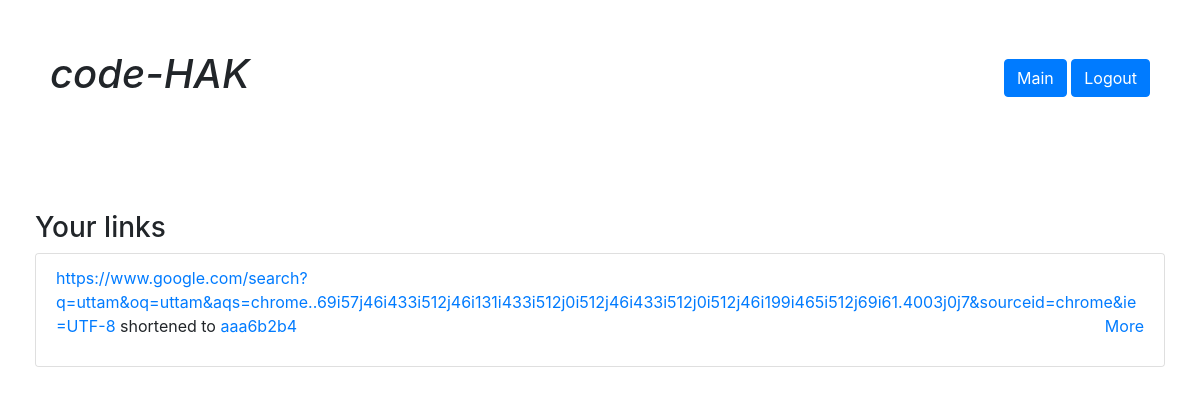
The app's page /links/ (signed in) with its own data.
### engine/models.py (models this page shows, shortened)
class Url(models.Model):
    user = models.ForeignKey('auth.User', on_delete=models.CASCADE, null=True)
    original_url = models.CharField(max_length=1024)
    short_url = models.CharField(max_length=12)

### engine/views.py (the view)
# urls.py: path('links/', UserLinksView.as_view(), name='user_links_list'),
class UserLinksView(LoginRequiredMixin, ListView):
    model = Url
    context_object_name = 'urls'
    template_name = 'user_links_list.html'
    def get_queryset(self):
        return self.model.objects.filter(user=self.request.user).order_by('-pk')  #fetching the objects of class url where user is user

### templates/user_links_list.html
{% extends 'base.html' %}
{% block content %}
    <div id="wrapper">
        <div class="menu">
            <div class=logo><h1>code-HAK</h1></div>
        <div class=pages>
            <a class="btn btn-primary" href="{% url 'main' %}">Main</a>
            <a class="btn btn-primary" href="{% url 'logout' %}">Logout</a>
        </div>
    </div>
        <div class="container-fluid" style="padding: 35px;">
            <h3>Your links</h3>
            <div class="card" style="width: 100%">
                <ul class="list-group list-group-flush">
                    {% for url in urls %}
                        <li class="list-group-item">
                            <a href="{{ url.original_url }}">{{ url.original_url }}</a> shortened to <a
                                href="/{{ url.short_url }}">{{ url.short_url }}</a>
                            <p style="float: right"><a href="{% url 'user_link_detail' url=url.short_url %}">More</a>
                            </p>
                        </li>
                    {% endfor %}
                </ul>
            </div>
        </div>
    </div>
{% endblock %}

### engine/static/css/style.css (style rules this page uses)
.menu { padding: 50px; display: flex; justify-content: space-between; align-items: center; width: 100%; }
.logo { float: left; font-style: oblique; }
.pages { float: right; }
.container-fluid { margin-top: 20px; }

### records on screen
Url: original_url "https://www.google.com/search?q=uttam&oq=uttam&aqs=chrome..69i57j46i433i512j46i131i433i512j0i512j46i433i512j0i512j46i199i465i512j69i61.4003j0j7&sourceid=chrome&ie=UTF-8", short_url "aaa6b2b4"
